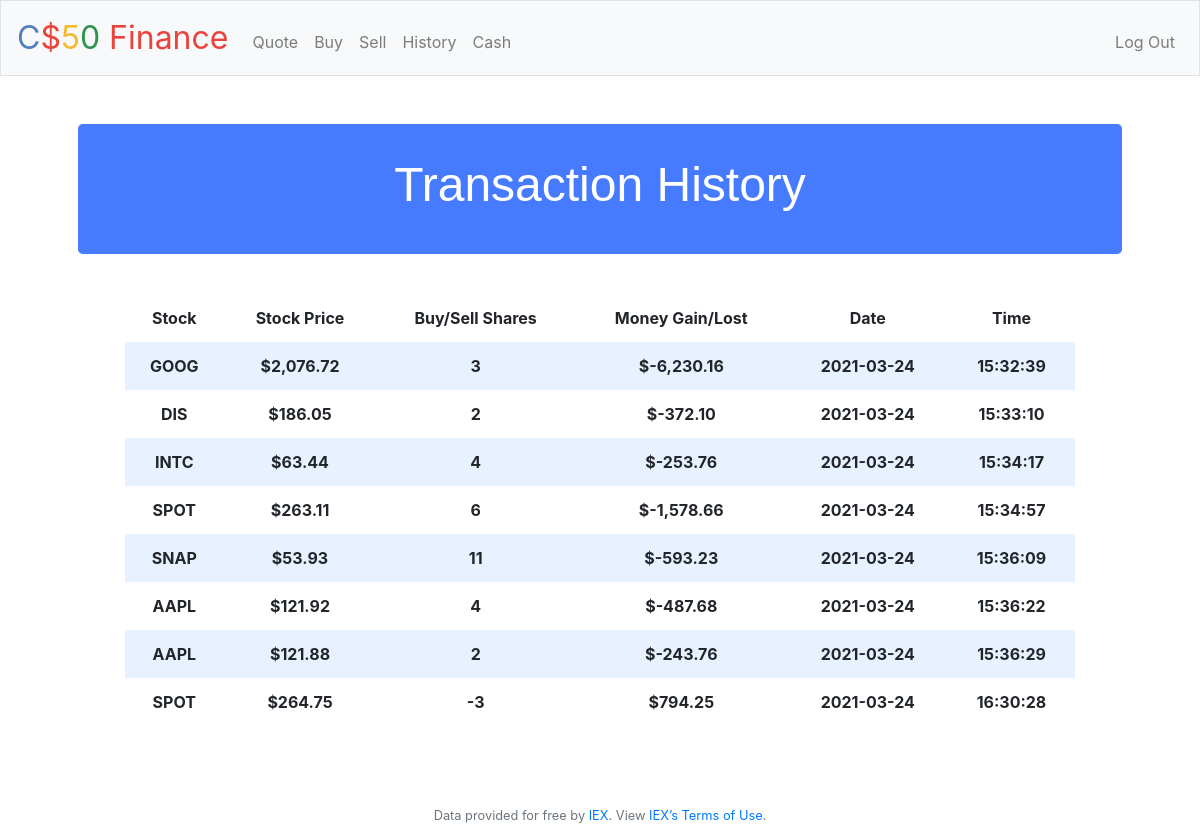
The app's page /history (signed in) with its own data.
### tables this page shows
CREATE TABLE 'transactions' ('user_id' integer, 'stock' text, 'price' real, 'shares' integer, 'date' date DEFAULT CURRENT_DATE, 'time' time DEFAULT CURRENT_TIME);

### application.py (the view)
@app.route("/history")
@login_required
def history():
    transData = db.execute("SELECT stock, price, shares, date, time FROM transactions WHERE user_id = ?", session["user_id"])
    return render_template("history.html", transData=transData)

### application.py (called while the page is built)
@app.after_request
def after_request(response):
    response.headers["Cache-Control"] = "no-cache, no-store, must-revalidate"
    response.headers["Expires"] = 0
    response.headers["Pragma"] = "no-cache"
    return response

### helpers.py (called while the page is built)
def login_required(f):
    @wraps(f)
    def decorated_function(*args, **kwargs):
        if session.get("user_id") is None:
            return redirect("/login")
        return f(*args, **kwargs)
    return decorated_function

def usd(value):
    return f"${value:,.2f}"

### templates/history.html (shortened to what this page needs)
{% extends "layout.html" %}
{% block main %}
    <div class="jumbotron">
        <h1>Transaction History</h1>
    </div>
    <div class="container">
        <div class="section">
            <table>
                <thead>
                    <tr>
                        <th>Stock</th>
                        <th>Stock Price</th>
                        <th>Buy/Sell Shares</th>
                        <th>Money Gain/Lost</th>
                        <th>Date</th>
                        <th>Time</th>
                    </tr>
                </thead>
                <tbody>
                    {% for transaction in transData %}
                    <tr>
                        <th>{{ transaction.stock }}</th>
                        <th>{{ transaction.price | usd }}</th>
                        <th>{{ transaction.shares }}</th>
                        <th>{{ (-transaction.price * transaction.shares) | usd }}</th>
                        <th>{{ transaction.date }}</th>
                        <th>{{ transaction.time }}</th>
                    </tr>
                    {% endfor %}
                </tbody>
            </table>
        </div>
    </div>
{% endblock %}

### templates/layout.html (shortened to what this page needs)
<!DOCTYPE html>
<html lang="en">
    <head>
        <link rel="stylesheet" href="https://cdn.jsdelivr.net/npm/bootstrap@4.5.3/dist/css/bootstrap.min.css">
        <link href="/static/styles.css" rel="stylesheet">
    </head>
    <body>
        <nav class="navbar navbar-expand-md navbar-light bg-light border">
            <a class="navbar-brand" href="/"><span class="blue">C</span><span class="red">$</span><span class="yellow">5</span><span class="green">0</span> <span class="red">Finance</span></a>
            <div class="collapse navbar-collapse" id="navbar">
                {% if session.user_id %}
                    <ul class="navbar-nav mr-auto mt-2">
                        <li class="nav-item"><a class="nav-link" href="/quote">Quote</a></li>
                        <li class="nav-item"><a class="nav-link" href="/buy">Buy</a></li>
                        <li class="nav-item"><a class="nav-link" href="/sell">Sell</a></li>
                        <li class="nav-item"><a class="nav-link" href="/history">History</a></li>
                        <li class="nav-item"><a class="nav-link" href="/cash">Cash</a></li>
                    </ul>
                    <ul class="navbar-nav ml-auto mt-2">
                        <li class="nav-item"><a class="nav-link" href="/logout">Log Out</a></li>
                    </ul>
                {% else %}
                    <ul class="navbar-nav ml-auto mt-2">
                        <li class="nav-item"><a class="nav-link" href="/register">Register</a></li>
                        <li class="nav-item"><a class="nav-link" href="/login">Log In</a></li>
                    </ul>
                {% endif %}
            </div>
        </nav>
        <main class="container p-5">
            {% block main %}{% endblock %}
        </main>
        <footer class="small text-center text-muted">
            Data provided for free by <a href="https://iextrading.com/developer">IEX</a>. View <a href="https://iextrading.com/api-exhibit-a/">IEX’s Terms of Use</a>.
        </footer>
    </body>
</html>

### static/styles.css (style rules this page uses)
nav .navbar-brand { font-size: xx-large; }
nav .navbar-brand .blue { color: #537fbe; }
nav .navbar-brand .red { color: #ea433b; }
nav .navbar-brand .yellow { color: #f5b82e; }
nav .navbar-brand .green { color: #2e944b; }
main { overflow-x: auto; text-align: center; }
.jumbotron { background-color: #477bff; color: #fff; margin-bottom: 2rem; padding: 2rem 1rem; text-align: center; }
.section { padding-bottom: 1rem; padding-left: 2rem; padding-right: 2rem; padding-top: 0.5rem; }
h1 { font-family: 'Montserrat', sans-serif; font-size: 48px; }
table { background-color: transparent; margin-bottom: 1rem; width: 100%; }
table th, table td { padding: 0.75rem; vertical-align: middle; }
tbody tr:nth-of-type(odd) { background-color: rgb(179, 208, 255, 0.3) }

### records on screen
transactions: (-transaction.price*transaction.shares)|usd "$-6,230.16"
transactions: (-transaction.price*transaction.shares)|usd "$-372.10"
transactions: (-transaction.price*transaction.shares)|usd "$-253.76"
transactions: (-transaction.price*transaction.shares)|usd "$-1,578.66"
transactions: (-transaction.price*transaction.shares)|usd "$-593.23"
transactions: (-transaction.price*transaction.shares)|usd "$-487.68"
transactions: (-transaction.price*transaction.shares)|usd "$-243.76"
transactions: (-transaction.price*transaction.shares)|usd "$794.25"
